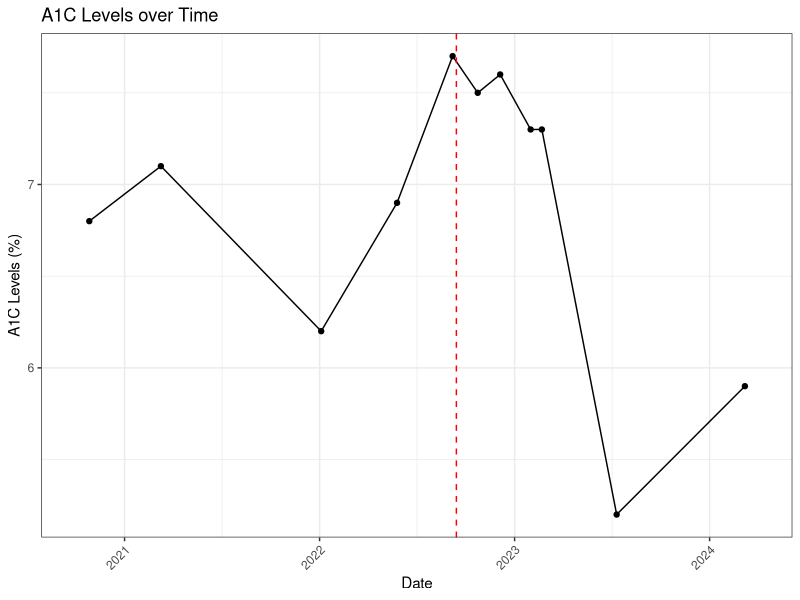
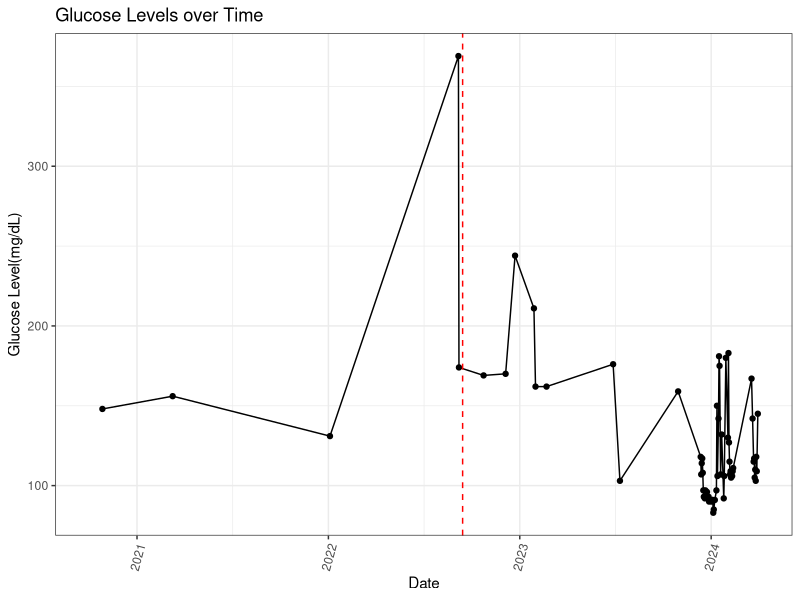
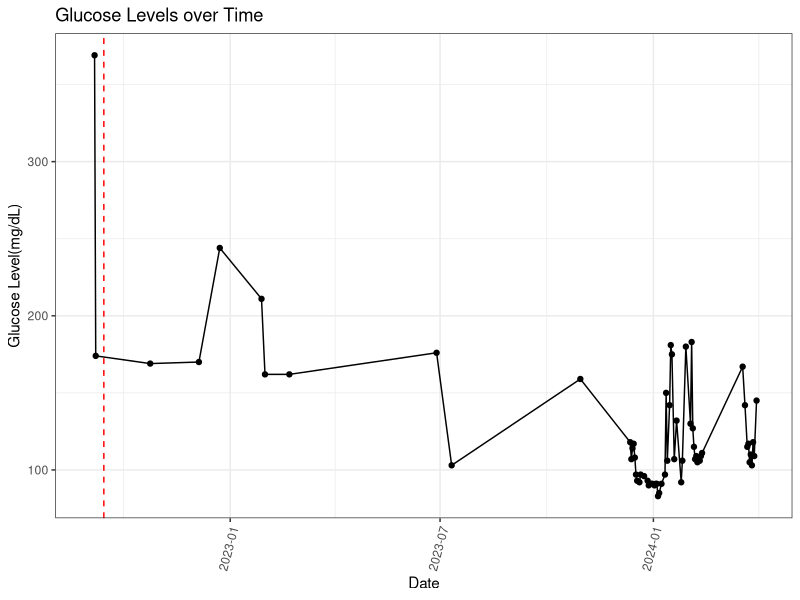
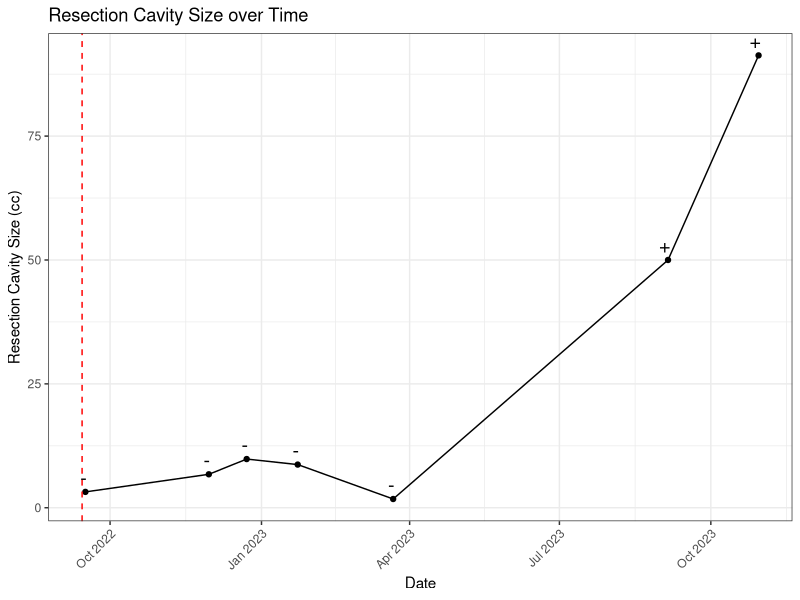
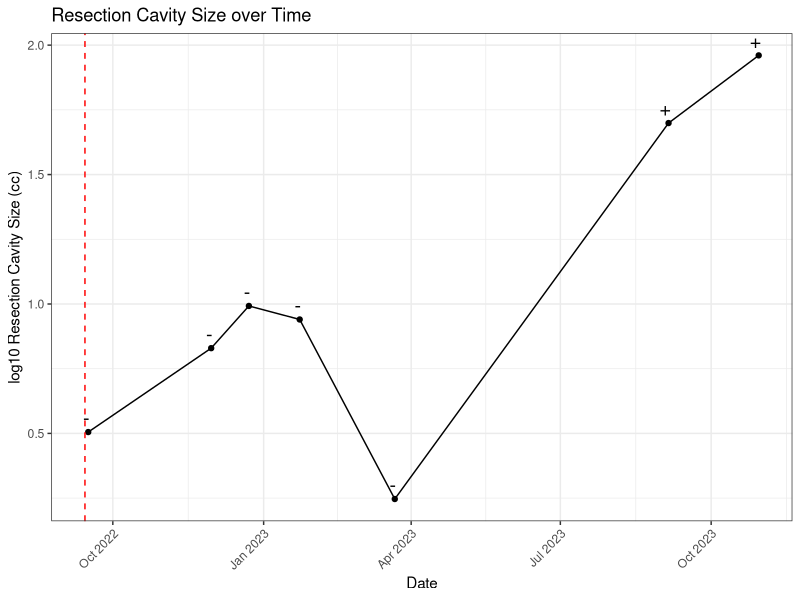

These charts were generated, in order, by the following R code:
#install.packages("dplyr")
#install.packages("ggplot2")
#install.packages("cowplot")
# install.packages("lubridate")
library(cowplot)
library(dplyr)
library(ggplot2)
library(lubridate)

df1 <- read.csv("tumorBurden.csv")
df1$Date <- as.Date(mdy(df1$Date))

df2 <- read.csv("glucoseLevels.csv")
df2$Date <- as.Date(mdy(df2$Date))

df3 <- read.csv("a1cLevels.csv")
df3$Date <- as.Date(mdy(df3$Date))


# merged_df <- merge(merge(df1, df2, by = "Date", all = TRUE), df3, by = "Date", all = TRUE)
# View(merged_df)

# merged_df$Date <- as.Date(mdy(merged_df$Date))

resectionCavity <- ggplot(data = df1, aes(x = Date, y = Resection)) +
  geom_point() +
  geom_line() +
  geom_vline(xintercept = as.numeric(as.Date("2022-09-14")), linetype = "dashed", color = "red") +
  geom_text(aes(label = FLAIR), vjust = -0.5, hjust = 0.75, size = 5) +
  labs(x = "Date", y = "Resection Cavity Size (cc)") +  
  ggtitle("Resection Cavity Size over Time") +  
  theme_bw() + 
  theme(axis.text.x = element_text(angle = 45, hjust = 1)) +
  xlim(as.Date("2022-09-14"), as.Date("2023-10-30"))

resectionCavityLog <- ggplot(data = df1, aes(x = Date, y = log)) +
  geom_point() +
  geom_line() +
  geom_vline(xintercept = as.numeric(as.Date("2022-09-14")), linetype = "dashed", color = "red") +
  geom_text(aes(label = FLAIR), vjust = -0.5, hjust = 0.75, size = 5) +
  labs(x = "Date", y = "log10 Resection Cavity Size (cc)") +  
  ggtitle("Resection Cavity Size over Time") +  
  theme_bw() + 
  theme(axis.text.x = element_text(angle = 45, hjust = 1)) +
  xlim(as.Date("2022-09-14"), as.Date("2023-10-30"))

glucoseLevelsLong <- ggplot(data = df2, aes(x = Date, y = ReadingGlucose)) +
  geom_point() +
  geom_line() +
  geom_vline(xintercept = as.numeric(as.Date("2022-09-14")), linetype = "dashed", color = "red") +
  labs(x = "Date", y = "Glucose Level(mg/dL)") +  
  ggtitle("Glucose Levels over Time") +  
  theme_bw() + 
  theme(axis.text.x = element_text(angle = 75, hjust = 1)) +
  xlim(as.Date("2020-10-01"), as.Date("2024-04-01"))  

glucoseLevelsShort <- ggplot(data = df2, aes(x = Date, y = ReadingGlucose)) +
  geom_point() +
  geom_line() +
  geom_vline(xintercept = as.numeric(as.Date("2022-09-14")), linetype = "dashed", color = "red") +
  labs(x = "Date", y = "Glucose Level(mg/dL)") +  
  ggtitle("Glucose Levels over Time") +  
  theme_bw() + 
  theme(axis.text.x = element_text(angle = 75, hjust = 1)) +
  xlim(as.Date("2022-09-01"), as.Date("2024-04-01"))  

a1cLevels <- ggplot(data = df3, aes(x = Date, y = A1C)) +
  geom_point() +
  geom_line() +
  geom_vline(xintercept = as.numeric(as.Date("2022-09-14")), linetype = "dashed", color = "red") +
  labs(x = "Date", y = "A1C Levels (%)") +  
  ggtitle("A1C Levels over Time") +  
  theme_bw() + 
  theme(axis.text.x = element_text(angle = 45, hjust = 1)) +
  xlim(as.Date("2020-10-01"), as.Date("2024-04-01"))  
